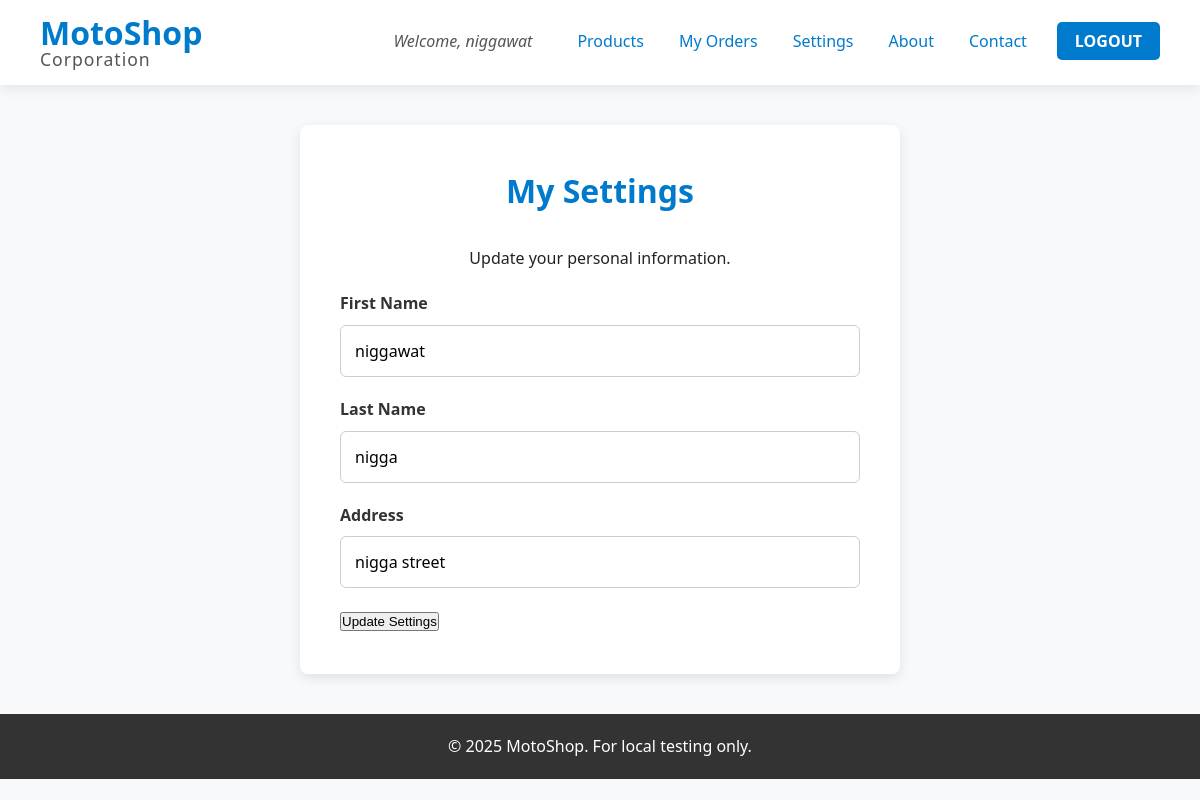
The app's page /user_settings.php (signed in) with its own data.
### tables this page shows
CREATE TABLE `users` (
  `userID` int NOT NULL AUTO_INCREMENT,
  `FirstName` varchar(50) DEFAULT NULL,
  `LastName` varchar(50) DEFAULT NULL,
  `phoneNo` int NOT NULL,
  `Address` varchar(50) DEFAULT NULL,
  `Email` varchar(50) DEFAULT NULL,
  `Password` varchar(50) DEFAULT NULL,
  PRIMARY KEY (`userID`)
);

### user_settings.php (the view, shortened to what this page needs)
<?php
include 'header.php';
$userID = $_SESSION['userID'];
$sql_fetch = "SELECT FirstName, LastName, Address FROM users WHERE userID = $userID";
$result = $conn->query($sql_fetch);
$user = $result->fetch_assoc();
?>
<div class="form-container-boxed">
    <h2>My Settings</h2>
    <p style="text-align: center; margin-bottom: 20px;">Update your personal information.</p>
    <form action="user_settings.php" method="POST">
        <div class="form-group">
            <label for="FirstName">First Name</label>
            <input type="text" name="FirstName" id="FirstName" value="<?php echo htmlspecialchars($user['FirstName']); ?>" required>
        </div>
        <div class="form-group">
            <label for="LastName">Last Name</label>
            <input type="text" name="LastName" id="LastName" value="<?php echo htmlspecialchars($user['LastName']); ?>" required>
        </div>
        <div class="form-group">
            <label for="Address">Address</label>
            <input type="text" name="Address" id="Address" value="<?php echo htmlspecialchars($user['Address']); ?>" required>
        </div>
        <button type="submit" class="form-btn">Update Settings</button>
    </form>
</div>
<?php
include 'footer.php';
?>

### style.css (style rules this page uses)
* { box-sizing: border-box; margin: 0; padding: 0; }
body { font-family: "Segoe UI", Arial, sans-serif; color: #222; line-height: 1.6; background-color: #f7f9fb; }
.form-container-boxed { max-width: 600px; margin: 40px auto; padding: 40px; background: #fff; border-radius: 8px; box-shadow: 0 4px 12px rgba(0, 0, 0, 0.1); }
.form-container-boxed h2 { text-align: center; font-size: 2rem; color: #007acc; margin-bottom: 30px; }
.form-group { margin-bottom: 20px; }
.form-group label { display: block; margin-bottom: 8px; font-weight: 600; color: #333; }
.form-group input, .form-group select, .form-group textarea { width: 100%; padding: 14px; border: 1px solid #ccc; border-radius: 6px; font-size: 1rem; font-family: "Segoe UI", Arial, sans-serif; }

### records on screen
users: FirstName "niggawat", LastName "nigga", Address "nigga street"

### other values on screen
$_SESSION['FirstName'] "niggawat"
